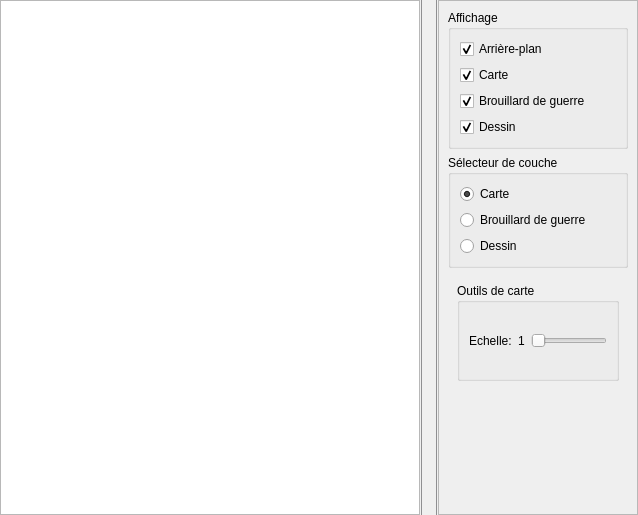
<?xml version="1.0" encoding="UTF-8"?>
<ui version="4.0">
 <class>Map</class>
 <widget class="QWidget" name="Map">
  <property name="geometry">
   <rect>
    <x>0</x>
    <y>0</y>
    <width>638</width>
    <height>515</height>
   </rect>
  </property>
  <property name="windowTitle">
   <string>Form</string>
  </property>
  <layout class="QHBoxLayout" name="horizontalLayout" stretch="2,2,1">
   <property name="spacing">
    <number>1</number>
   </property>
   <property name="leftMargin">
    <number>0</number>
   </property>
   <property name="topMargin">
    <number>0</number>
   </property>
   <property name="rightMargin">
    <number>0</number>
   </property>
   <property name="bottomMargin">
    <number>0</number>
   </property>
   <item>
    <widget class="CanvasView" name="m_View">
     <property name="minimumSize">
      <size>
       <width>1</width>
       <height>1</height>
      </size>
     </property>
    </widget>
   </item>
   <item>
    <widget class="QPushButton" name="collapseButton">
     <property name="sizePolicy">
      <sizepolicy hsizetype="Minimum" vsizetype="Preferred">
       <horstretch>0</horstretch>
       <verstretch>0</verstretch>
      </sizepolicy>
     </property>
     <property name="minimumSize">
      <size>
       <width>16</width>
       <height>0</height>
      </size>
     </property>
     <property name="maximumSize">
      <size>
       <width>16</width>
       <height>16777215</height>
      </size>
     </property>
     <property name="styleSheet">
      <string notr="true"> QPushButton {
     border-left: 1px solid #8f8f91;
     border-right: 1px solid #8f8f91;
     border-radius: 0px;
 }

 QPushButton:pressed {
     background-color: #8f8f91;
 }</string>
     </property>
     <property name="text">
      <string/>
     </property>
     <property name="icon">
      <iconset>
       <normaloff>resource/CollapsibleWidget/uncollapse.png</normaloff>
       <normalon>resource/CollapsibleWidget/collapse.png</normalon>resource/CollapsibleWidget/uncollapse.png</iconset>
     </property>
     <property name="checkable">
      <bool>true</bool>
     </property>
     <property name="checked">
      <bool>true</bool>
     </property>
    </widget>
   </item>
   <item>
    <widget class="QScrollArea" name="scrollArea">
     <property name="maximumSize">
      <size>
       <width>200</width>
       <height>16777215</height>
      </size>
     </property>
     <property name="widgetResizable">
      <bool>true</bool>
     </property>
     <widget class="QWidget" name="collapsibleWidget">
      <property name="geometry">
       <rect>
        <x>0</x>
        <y>0</y>
        <width>198</width>
        <height>513</height>
       </rect>
      </property>
      <layout class="QVBoxLayout" name="verticalLayout_4">
       <item>
        <widget class="QGroupBox" name="groupBox_2">
         <property name="title">
          <string>Affichage</string>
         </property>
         <layout class="QVBoxLayout" name="verticalLayout_3">
          <item>
           <widget class="QCheckBox" name="m_BgDisplay">
            <property name="text">
             <string>Arrière-plan</string>
            </property>
            <property name="checked">
             <bool>true</bool>
            </property>
            <attribute name="buttonGroup">
             <string notr="true">m_DisplayGroup</string>
            </attribute>
           </widget>
          </item>
          <item>
           <widget class="QCheckBox" name="m_MapDisplay">
            <property name="text">
             <string>Carte</string>
            </property>
            <property name="checked">
             <bool>true</bool>
            </property>
            <attribute name="buttonGroup">
             <string notr="true">m_DisplayGroup</string>
            </attribute>
           </widget>
          </item>
          <item>
           <widget class="QCheckBox" name="m_FowDisplay">
            <property name="text">
             <string>Brouillard de guerre</string>
            </property>
            <property name="checked">
             <bool>true</bool>
            </property>
            <attribute name="buttonGroup">
             <string notr="true">m_DisplayGroup</string>
            </attribute>
           </widget>
          </item>
          <item>
           <widget class="QCheckBox" name="m_DrawingDisplay">
            <property name="text">
             <string>Dessin</string>
            </property>
            <property name="checked">
             <bool>true</bool>
            </property>
            <attribute name="buttonGroup">
             <string notr="true">m_DisplayGroup</string>
            </attribute>
           </widget>
          </item>
         </layout>
        </widget>
       </item>
       <item>
        <widget class="QGroupBox" name="groupBox">
         <property name="title">
          <string>Sélecteur de couche</string>
         </property>
         <layout class="QVBoxLayout" name="verticalLayout_2">
          <item>
           <widget class="QRadioButton" name="m_MapEdit">
            <property name="text">
             <string>Carte</string>
            </property>
            <property name="checked">
             <bool>true</bool>
            </property>
            <attribute name="buttonGroup">
             <string notr="true">m_EditGroup</string>
            </attribute>
           </widget>
          </item>
          <item>
           <widget class="QRadioButton" name="m_FowEdit">
            <property name="text">
             <string>Brouillard de guerre</string>
            </property>
            <attribute name="buttonGroup">
             <string notr="true">m_EditGroup</string>
            </attribute>
           </widget>
          </item>
          <item>
           <widget class="QRadioButton" name="m_DrawingEdit">
            <property name="text">
             <string>Dessin</string>
            </property>
            <attribute name="buttonGroup">
             <string notr="true">m_EditGroup</string>
            </attribute>
           </widget>
          </item>
         </layout>
        </widget>
       </item>
       <item>
        <widget class="QStackedWidget" name="m_StackedTools">
         <property name="currentIndex">
          <number>1</number>
         </property>
         <widget class="DrawingMenu" name="m_PageDrawingTools">
          <layout class="QVBoxLayout" name="verticalLayout_7"/>
         </widget>
         <widget class="QWidget" name="m_PageMapTools">
          <layout class="QVBoxLayout" name="verticalLayout_9">
           <item>
            <widget class="QGroupBox" name="m_MapTools">
             <property name="title">
              <string>Outils de carte</string>
             </property>
             <layout class="QVBoxLayout" name="verticalLayout_8">
              <item>
               <layout class="QHBoxLayout" name="horizontalLayout_2">
                <item>
                 <widget class="QLabel" name="m_MapScaleValue">
                  <property name="text">
                   <string>Echelle:</string>
                  </property>
                 </widget>
                </item>
                <item>
                 <widget class="QLabel" name="labelScale">
                  <property name="text">
                   <string>1</string>
                  </property>
                 </widget>
                </item>
                <item>
                 <widget class="QSlider" name="m_MapScaler">
                  <property name="minimum">
                   <number>1</number>
                  </property>
                  <property name="maximum">
                   <number>5</number>
                  </property>
                  <property name="pageStep">
                   <number>1</number>
                  </property>
                  <property name="orientation">
                   <enum>Qt::Horizontal</enum>
                  </property>
                 </widget>
                </item>
               </layout>
              </item>
             </layout>
            </widget>
           </item>
          </layout>
         </widget>
         <widget class="QWidget" name="m_PageFoWTools">
          <layout class="QVBoxLayout" name="verticalLayout_6">
           <item>
            <widget class="QGroupBox" name="m_FoWTools">
             <property name="title">
              <string>Brouillard de guerre</string>
             </property>
             <layout class="QVBoxLayout" name="verticalLayout_5">
              <item>
               <widget class="QPushButton" name="m_FillFoW">
                <property name="text">
                 <string>Remplissage</string>
                </property>
               </widget>
              </item>
              <item>
               <widget class="QPushButton" name="m_RemoveFoW">
                <property name="text">
                 <string>Enlever le brouillard</string>
                </property>
               </widget>
              </item>
             </layout>
            </widget>
           </item>
          </layout>
         </widget>
        </widget>
       </item>
       <item>
        <spacer name="verticalSpacer">
         <property name="orientation">
          <enum>Qt::Vertical</enum>
         </property>
         <property name="sizeHint" stdset="0">
          <size>
           <width>20</width>
           <height>40</height>
          </size>
         </property>
        </spacer>
       </item>
      </layout>
     </widget>
    </widget>
   </item>
  </layout>
 </widget>
 <customwidgets>
  <customwidget>
   <class>CanvasView</class>
   <extends>QGraphicsView</extends>
   <header>Canvas/CanvasView.h</header>
  </customwidget>
  <customwidget>
   <class>DrawingMenu</class>
   <extends>QWidget</extends>
   <header location="global">Canvas/SideMenuWidgets/DrawingMenu.h</header>
   <container>1</container>
  </customwidget>
 </customwidgets>
 <resources/>
 <connections>
  <connection>
   <sender>m_MapScaler</sender>
   <signal>valueChanged(int)</signal>
   <receiver>labelScale</receiver>
   <slot>setNum(int)</slot>
   <hints>
    <hint type="sourcelabel">
     <x>531</x>
     <y>391</y>
    </hint>
    <hint type="destinationlabel">
     <x>523</x>
     <y>385</y>
    </hint>
   </hints>
  </connection>
 </connections>
 <buttongroups>
  <buttongroup name="m_DisplayGroup">
   <property name="exclusive">
    <bool>false</bool>
   </property>
  </buttongroup>
  <buttongroup name="m_EditGroup"/>
 </buttongroups>
</ui>
